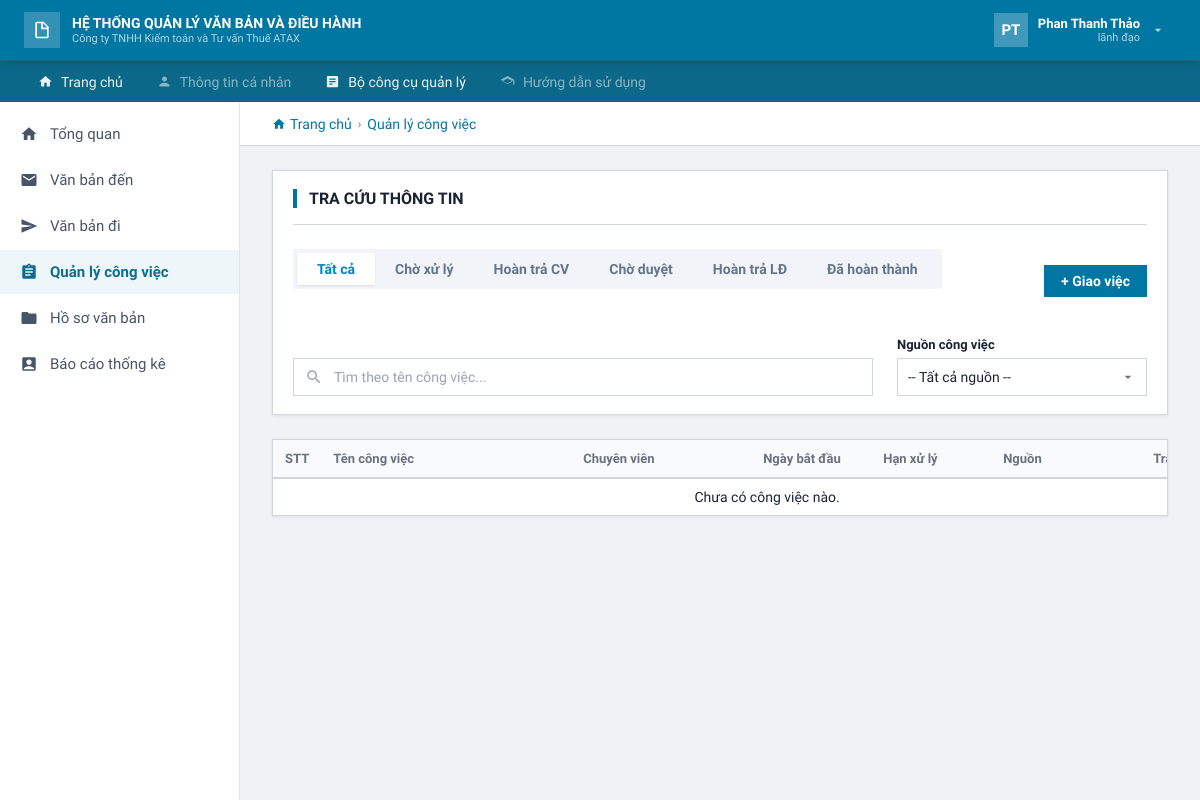
Page /giao-viec.html (signed in) on the earlier database version.
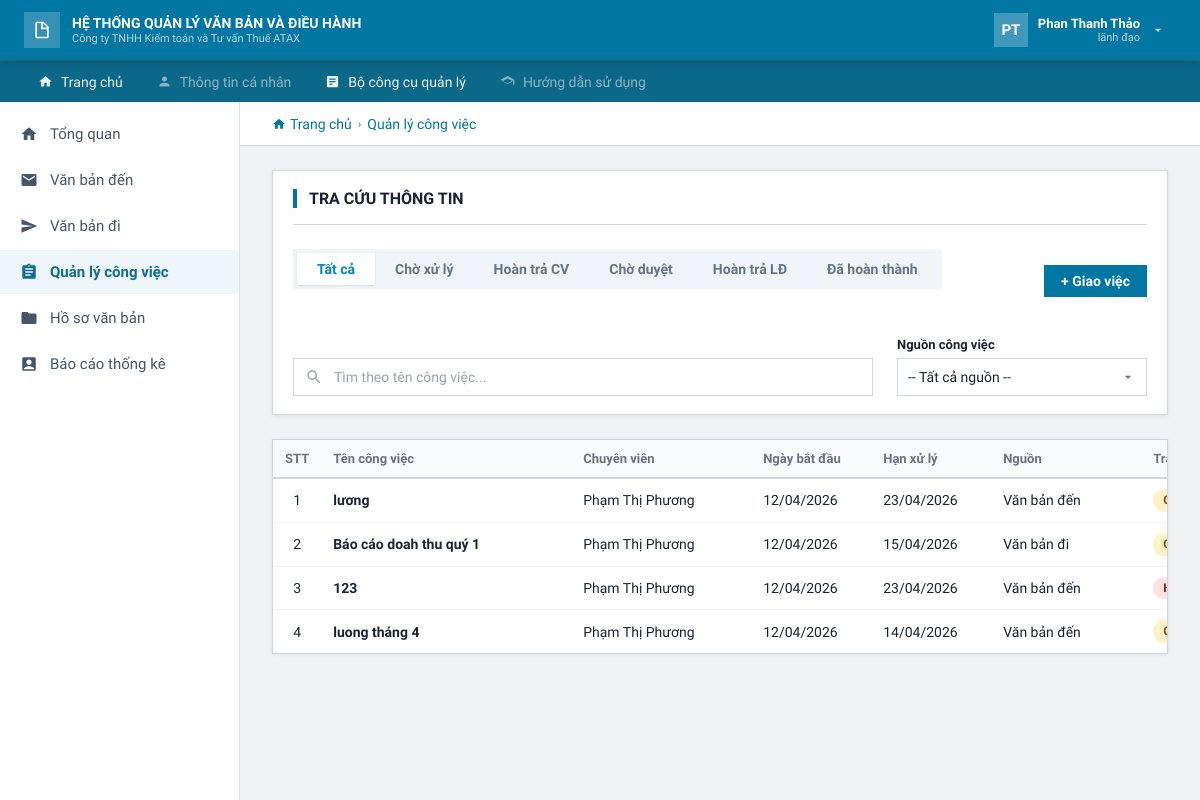
Same page on the later database version.
### apps/core/models.py (models this page shows, shortened)
class CongViec(models.Model):
    class NguonGiao(models.TextChoices):
        VAN_BAN_DEN = "Văn bản đến", "Văn bản đến"
        VAN_BAN_DI = "Văn bản đi", "Văn bản đi"
    class TrangThai(models.TextChoices):
        CHO_XU_LY = "Chờ xử lý", "Chờ xử lý"
        DA_HOAN_THANH = "Đã hoàn thành", "Đã hoàn thành"
        HOAN_TRA_CV = "Hoàn trả_CV", "Hoàn trả CV"
        HOAN_TRA_LD = "Hoàn trả_LĐ", "Hoàn trả LĐ"
        CHO_DUYET = "Chờ duyệt", "Chờ duyệt"
    cong_viec_id = models.AutoField(primary_key=True)
    van_ban = models.ForeignKey(
        "core.VanBan",
        on_delete=models.CASCADE,
        db_column="van_ban_id",
        null=True,
        blank=True,
    )
    ten_cong_viec = models.CharField(max_length=255, null=False)
    noi_dung_cong_viec = models.TextField(null=False)
    nguon_giao = models.CharField(
        max_length=255,
        null=True,
        blank=True,
        choices=NguonGiao.choices,
    )
    trang_thai = models.CharField(
        max_length=255,
        null=False,
        choices=TrangThai.choices,
        default=TrangThai.CHO_XU_LY,
    )
    ngay_bat_dau = models.DateField(null=False)
    han_xu_ly = models.DateTimeField(null=False)
    ngay_cap_nhat_giao_viec = models.DateField(default=timezone.now)
    last_activity = models.DateTimeField(auto_now=True)
    ghi_chu = models.TextField(null=True, blank=True)
    ket_qua_xu_ly = models.TextField(null=True, blank=True)
    ngay_xu_ly = models.DateField(default=timezone.now)
    yeu_cau_phe_duyet = models.BooleanField(default=True)
    nguoi_giao = models.ForeignKey(
        "core.NguoiDung",
        on_delete=models.CASCADE,
        db_column="nguoi_giao_id",
        null=False,
        related_name="+",
    )
    nguoi_thuc_hien = models.ForeignKey(
        "core.NguoiDung",
        on_delete=models.CASCADE,
        db_column="nguoi_thuc_hien_id",
        null=False,
        related_name="+",
    )
    class Meta:
        db_table = "CongViec"

class NguoiDung(models.Model):
    class ChucVu(models.TextChoices):
        QUAN_TRI = "Quản Trị Hệ Thống", "Quản Trị Hệ Thống"
        LANH_DAO = "Lãnh Đạo", "Lãnh Đạo"
        CHUYEN_VIEN = "Chuyên Viên", "Chuyên Viên"
        VAN_THU = "Văn Thư", "Văn Thư"
    CHUC_VU_CHOICES = ChucVu.choices
    nguoi_dung_id = models.AutoField(primary_key=True)
    tai_khoan = models.OneToOneField(
        settings.AUTH_USER_MODEL,
        on_delete=models.SET_NULL,
        db_column="tai_khoan_id",
        null=True,
        blank=True,
        related_name="nguoi_dung_core",
    )
    phong_ban = models.ForeignKey(
        "core.PhongBan",
        on_delete=models.SET_NULL,
        db_column="phong_ban_id",
        null=True,
        blank=True,
    )
    ho_va_ten = models.CharField(max_length=255, null=False)
    chuc_vu = models.CharField(
        max_length=255,
        null=False,
        choices=CHUC_VU_CHOICES,
    )
    email = models.EmailField(null=False, unique=True)
    sdt = models.CharField(max_length=50, null=True, blank=True)
    class Meta:
        db_table = "NguoiDung"

### apps/quanlycongviec/views.py (the view)
# urls.py: path("giao-viec.html", giao_viec, name="giao_viec"),
@login_required
@role_required(Customer.Role.LANH_DAO, Customer.Role.VAN_THU, Customer.Role.ADMIN)
def giao_viec(request):
    tasks = _task_queryset().order_by("-last_activity")
    if request.user.is_lanh_dao:
        tasks = tasks.filter(nguoi_giao=request.user.core_profile)
    context = {
        "tasks": tasks,
        "chuyen_vien_list": NguoiDung.objects.filter(chuc_vu=NguoiDung.ChucVu.CHUYEN_VIEN),
        "all_users": NguoiDung.objects.all(),
        "van_ban_list": VanBan.objects.all().order_by("-ngay_den"),
        "is_lanh_dao": request.user.is_lanh_dao,
        "status_choices": CongViec.TrangThai.choices,
    }
    return render(request, "quanlycongviec/giao-viec.html", context)

### apps/accounts/models.py (called while the page is built)
    @property
    def is_lanh_dao(self):
        return self.role == self.Role.LANH_DAO

    @property
    def display_name(self):
        return (self.ho_va_ten or self.get_full_name() or self.username).strip()

    @property
    def display_role(self):
        return (self.chuc_vu or self.get_role_display()).strip()

    @property
    def initials(self):
        parts = [part for part in self.display_name.split() if part]
        if len(parts) >= 2:
            return f"{parts[0][0]}{parts[-1][0]}".upper()
        if parts:
            return parts[0][:2].upper()
        return self.username[:2].upper()

    def has_role(self, *roles):
        return self.is_superuser or self.role in roles

    @property
    def core_profile(self):
        try:
            return self.nguoi_dung_core
        except ObjectDoesNotExist:
            return self.sync_core_profile()

### apps/core/context_processors.py (called while the page is built)
def _resolve_url(url_name):
    if not url_name:
        return "#", False
    try:
        return reverse(url_name), True
    except NoReverseMatch:
        return "#", False

### apps/templates/quanlycongviec/giao-viec.html (shortened to what the changed rows need)
{% extends "base.html" %}
{% load static %}
{% block content %}
<div id="congViecListView">
    <div class="table-container">
        <div style="overflow-x:auto;">
            <table class="data-table">
                <thead style="background:#F8FAFC;">
                    <tr>
                        <th class="text-center" style="width:60px;">STT</th>
                        <th style="min-width:250px;">Tên công việc</th>
                        <th style="min-width:180px;">Chuyên viên</th>
                        <th style="min-width:120px;">Ngày bắt đầu</th>
                        <th style="min-width:120px;">Hạn xử lý</th>
                        <th style="min-width:150px;">Nguồn</th>
                        <th style="min-width:120px;">Trạng thái</th>
                    </tr>
                </thead>
                <tbody id="congViecBody">
                    {% for task in tasks %}
                    <tr data-id="{{ task.pk }}" data-status="{{ task.trang_thai }}">
                        <td class="text-center">{{ forloop.counter }}</td>
                        <td><strong>{{ task.ten_cong_viec }}</strong></td>
                        <td>{{ task.nguoi_thuc_hien.ho_va_ten }}</td>
                        <td>{{ task.ngay_bat_dau|date:"d/m/Y" }}</td>
                        <td>{{ task.han_xu_ly|date:"d/m/Y" }}</td>
                        <td>{{ task.nguon_giao }}</td>
                        <td>
                            {% if task.trang_thai == "Chờ xử lý" %}
                            <span class="badge badge-cho-xu-ly">{{ task.get_trang_thai_display }}</span>
                            {% elif task.trang_thai == "Chờ duyệt" %}
                            <span class="badge badge-cho-duyet">{{ task.get_trang_thai_display }}</span>
                            {% elif task.trang_thai == "Đã hoàn thành" %}
                            <span class="badge badge-da-hoan-thanh">{{ task.get_trang_thai_display }}</span>
                            {% elif task.trang_thai == "Hoàn trả_CV" or task.trang_thai == "Hoàn trả_LĐ" %}
                            <span class="badge badge-hoan-tra">{{ task.get_trang_thai_display }}</span>
                            {% else %}
                            <span class="badge">{{ task.get_trang_thai_display }}</span>
                            {% endif %}
                        </td>
                    </tr>
                    {% empty %}
                    <tr>
                        <td colspan="7" class="text-center">Chưa có công việc nào.</td>
                    </tr>
                    {% endfor %}
                </tbody>
            </table>
        </div>
    </div>
</div>
{% endblock %}

### apps/templates/base.html (shortened to what this page needs)
<!DOCTYPE html>
<html lang="vi">
<head>
    {% load static %}
    <link rel="stylesheet" href="{% static 'assets/css/style.css' %}">
</head>
<body>
<div class="app-layout">
    <header class="app-header">
        <div class="header-brand">
            <div class="header-brand-icon">
                <svg width="20" height="20" viewBox="0 0 24 24">
                    <path d="M14 2H6a2 2 0 0 0-2 2v16a2 2 0 0 0 2 2h12a2 2 0 0 0 2-2V8l-6-6zm-1 1.5L18.5 9H13V3.5zM6 20V4h5v7h7v9H6z"/>
                </svg>
            </div>
            <div class="header-brand-text">
                <h1>HỆ THỐNG QUẢN LÝ VĂN BẢN VÀ ĐIỀU HÀNH</h1>
                <p>Công ty TNHH Kiểm toán và Tư vấn Thuế ATAX</p>
            </div>
        </div>
        <div class="header-user" id="headerUserBtn">
            <div class="header-avatar" id="headerAvatar">
                {{ shell_user.initials|default:"ND" }}
            </div>
            <div class="header-user-info">
                <div class="user-name" id="headerUserName">
                    {{ shell_user.display_name|default:"Người dùng" }}
                </div>
                <div class="user-role" id="headerUserRole">
                    {{ shell_user.role_display|default:"Vai trò" }}
                </div>
            </div>
            <svg width="16" height="16" viewBox="0 0 24 24" fill="rgba(255,255,255,0.7)">
                <path d="M7 10l5 5 5-5H7z"/>
            </svg>
        </div>
    </header>
    <nav class="header-nav">
        <div class="header-nav-list">
            {% for item in top_menu_items %}
                <a
                    href="{{ item.href }}"
                    class="header-nav-link{% if item.active %} active{% endif %}{% if not item.is_enabled %} is-disabled{% endif %}"
                    {% if not item.is_enabled %}onclick="return false;" aria-disabled="true" title="{{ item.help_text }}"{% endif %}
                >
                    <svg width="15" height="15" viewBox="0 0 24 24">
                        <path d="{{ item.icon_path }}"/>
                    </svg>
                    {{ item.label }}
                </a>
            {% endfor %}
        </div>
    </nav>
    <div class="app-body">
        <aside class="app-sidebar">
            <nav class="sidebar-nav">
                {% for item in sidebar_menu_items %}
                    <div class="sidebar-nav-item">
                        <a
                            href="{{ item.href }}"
                            class="sidebar-nav-link{% if item.active %} active{% endif %}{% if not item.is_enabled %} is-disabled{% endif %}"
                        >
                            <svg width="18" height="18" viewBox="0 0 24 24">
                                <path d="{{ item.icon_path }}"/>
                            </svg>
                            {{ item.label }}
                        </a>
                    </div>
                {% endfor %}
            </nav>
        </aside>
        <main class="app-content">
            <div class="breadcrumb-bar">
                {% block breadcrumb %}{% endblock %}
            </div>
            {% block page_wrapper %}
                <div class="page-main">
                    {% block content %}{% endblock %}
                </div>
            {% endblock %}
        </main>
    </div>
</div>
</body>
</html>

Differences in the rows shown:
added CongViec: ten_cong_viec "lương", nguoi_thuc_hien.ho_va_ten "Phạm Thị Phương", ngay_bat_dau "12/04/2026", han_xu_ly "23/04/2026", nguon_giao "Văn bản đến"
added CongViec: ten_cong_viec "Báo cáo doah thu quý 1", nguoi_thuc_hien.ho_va_ten "Phạm Thị Phương", ngay_bat_dau "12/04/2026", han_xu_ly "15/04/2026", nguon_giao "Văn bản đi"
added CongViec: ten_cong_viec "123", nguoi_thuc_hien.ho_va_ten "Phạm Thị Phương", ngay_bat_dau "12/04/2026", han_xu_ly "23/04/2026", nguon_giao "Văn bản đến"
added CongViec: ten_cong_viec "luong tháng 4", nguoi_thuc_hien.ho_va_ten "Phạm Thị Phương", ngay_bat_dau "12/04/2026", han_xu_ly "14/04/2026", nguon_giao "Văn bản đến"
Other differences:
text no longer shown: "Chưa có công việc nào."
